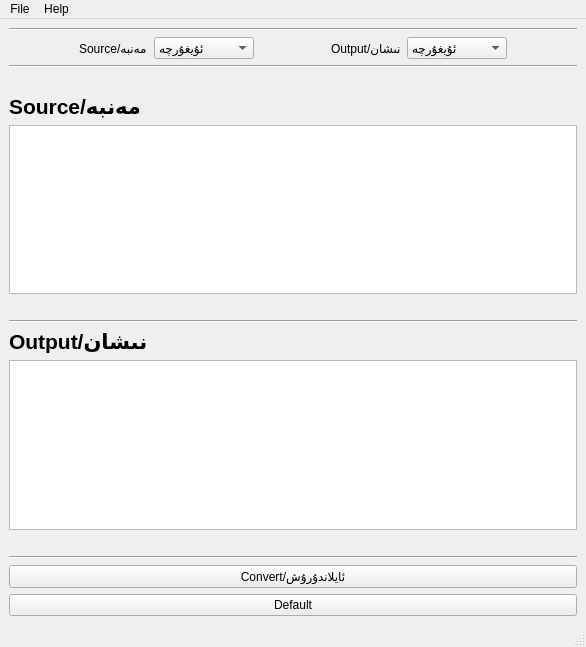
<?xml version="1.0" encoding="UTF-8"?>
<ui version="4.0">
 <class>MainWindow</class>
 <widget class="QMainWindow" name="MainWindow">
  <property name="geometry">
   <rect>
    <x>0</x>
    <y>0</y>
    <width>586</width>
    <height>647</height>
   </rect>
  </property>
  <property name="windowTitle">
   <string>Uyghur Multi-Script Convertor</string>
  </property>
  <widget class="QWidget" name="centralwidget">
   <layout class="QVBoxLayout" name="verticalLayout">
    <item>
     <widget class="Line" name="line_2">
      <property name="orientation">
       <enum>Qt::Horizontal</enum>
      </property>
     </widget>
    </item>
    <item>
     <layout class="QHBoxLayout" name="horizontalLayout_2">
      <item>
       <spacer name="horizontalSpacer_9">
        <property name="orientation">
         <enum>Qt::Horizontal</enum>
        </property>
        <property name="sizeHint" stdset="0">
         <size>
          <width>40</width>
          <height>20</height>
         </size>
        </property>
       </spacer>
      </item>
      <item>
       <widget class="QLabel" name="label_3">
        <property name="text">
         <string>Source/مەنبە</string>
        </property>
       </widget>
      </item>
      <item>
       <widget class="QComboBox" name="cb_src">
        <item>
         <property name="text">
          <string>ئۇيغۇرچە</string>
         </property>
        </item>
        <item>
         <property name="text">
          <string>Latin</string>
         </property>
        </item>
        <item>
         <property name="text">
          <string>Ortaq Türkçe</string>
         </property>
        </item>
       </widget>
      </item>
      <item>
       <spacer name="horizontalSpacer_11">
        <property name="orientation">
         <enum>Qt::Horizontal</enum>
        </property>
        <property name="sizeHint" stdset="0">
         <size>
          <width>40</width>
          <height>20</height>
         </size>
        </property>
       </spacer>
      </item>
      <item>
       <widget class="QLabel" name="label_4">
        <property name="text">
         <string>Output/نىشان</string>
        </property>
       </widget>
      </item>
      <item>
       <widget class="QComboBox" name="cb_opt">
        <item>
         <property name="text">
          <string>ئۇيغۇرچە</string>
         </property>
        </item>
        <item>
         <property name="text">
          <string>Latin</string>
         </property>
        </item>
        <item>
         <property name="text">
          <string>Ortaq Turkçe</string>
         </property>
        </item>
       </widget>
      </item>
      <item>
       <spacer name="horizontalSpacer_3">
        <property name="orientation">
         <enum>Qt::Horizontal</enum>
        </property>
        <property name="sizeHint" stdset="0">
         <size>
          <width>40</width>
          <height>20</height>
         </size>
        </property>
       </spacer>
      </item>
      <item>
       <layout class="QHBoxLayout" name="horizontalLayout_3"/>
      </item>
     </layout>
    </item>
    <item>
     <widget class="Line" name="line">
      <property name="orientation">
       <enum>Qt::Horizontal</enum>
      </property>
     </widget>
    </item>
    <item>
     <layout class="QHBoxLayout" name="horizontalLayout"/>
    </item>
    <item>
     <spacer name="horizontalSpacer_5">
      <property name="orientation">
       <enum>Qt::Horizontal</enum>
      </property>
      <property name="sizeHint" stdset="0">
       <size>
        <width>40</width>
        <height>20</height>
       </size>
      </property>
     </spacer>
    </item>
    <item>
     <widget class="QLabel" name="label">
      <property name="font">
       <font>
        <pointsize>16</pointsize>
        <weight>75</weight>
        <bold>true</bold>
       </font>
      </property>
      <property name="text">
       <string>Source/مەنبە</string>
      </property>
     </widget>
    </item>
    <item>
     <widget class="QTextEdit" name="te_src">
      <property name="html">
       <string>&lt;!DOCTYPE HTML PUBLIC &quot;-//W3C//DTD HTML 4.0//EN&quot; &quot;http://www.w3.org/TR/REC-html40/strict.dtd&quot;&gt;
&lt;html&gt;&lt;head&gt;&lt;meta name=&quot;qrichtext&quot; content=&quot;1&quot; /&gt;&lt;style type=&quot;text/css&quot;&gt;
p, li { white-space: pre-wrap; }
&lt;/style&gt;&lt;/head&gt;&lt;body style=&quot; font-family:'.SF NS Text'; font-size:13pt; font-weight:400; font-style:normal;&quot;&gt;
&lt;p align=&quot;right&quot; style=&quot;-qt-paragraph-type:empty; margin-top:0px; margin-bottom:0px; margin-left:0px; margin-right:0px; -qt-block-indent:0; text-indent:0px; font-family:'Ubuntu'; font-size:11pt;&quot;&gt;&lt;br /&gt;&lt;/p&gt;&lt;/body&gt;&lt;/html&gt;</string>
      </property>
     </widget>
    </item>
    <item>
     <spacer name="horizontalSpacer">
      <property name="orientation">
       <enum>Qt::Horizontal</enum>
      </property>
      <property name="sizeHint" stdset="0">
       <size>
        <width>40</width>
        <height>20</height>
       </size>
      </property>
     </spacer>
    </item>
    <item>
     <widget class="Line" name="line_3">
      <property name="orientation">
       <enum>Qt::Horizontal</enum>
      </property>
     </widget>
    </item>
    <item>
     <widget class="QLabel" name="label_2">
      <property name="font">
       <font>
        <pointsize>16</pointsize>
        <weight>75</weight>
        <bold>true</bold>
       </font>
      </property>
      <property name="text">
       <string>Output/نىشان</string>
      </property>
     </widget>
    </item>
    <item>
     <widget class="QTextEdit" name="te_opt">
      <property name="html">
       <string>&lt;!DOCTYPE HTML PUBLIC &quot;-//W3C//DTD HTML 4.0//EN&quot; &quot;http://www.w3.org/TR/REC-html40/strict.dtd&quot;&gt;
&lt;html&gt;&lt;head&gt;&lt;meta name=&quot;qrichtext&quot; content=&quot;1&quot; /&gt;&lt;style type=&quot;text/css&quot;&gt;
p, li { white-space: pre-wrap; }
&lt;/style&gt;&lt;/head&gt;&lt;body style=&quot; font-family:'.SF NS Text'; font-size:13pt; font-weight:400; font-style:normal;&quot;&gt;
&lt;p style=&quot;-qt-paragraph-type:empty; margin-top:0px; margin-bottom:0px; margin-left:0px; margin-right:0px; -qt-block-indent:0; text-indent:0px; font-family:'Ubuntu'; font-size:11pt;&quot;&gt;&lt;br /&gt;&lt;/p&gt;&lt;/body&gt;&lt;/html&gt;</string>
      </property>
     </widget>
    </item>
    <item>
     <spacer name="horizontalSpacer_2">
      <property name="orientation">
       <enum>Qt::Horizontal</enum>
      </property>
      <property name="sizeHint" stdset="0">
       <size>
        <width>40</width>
        <height>20</height>
       </size>
      </property>
     </spacer>
    </item>
    <item>
     <widget class="Line" name="line_4">
      <property name="orientation">
       <enum>Qt::Horizontal</enum>
      </property>
     </widget>
    </item>
    <item>
     <widget class="QPushButton" name="btnConvert">
      <property name="text">
       <string>Convert/ئايلاندۇرۇش</string>
      </property>
     </widget>
    </item>
    <item>
     <widget class="QPushButton" name="btnDefault">
      <property name="text">
       <string>Default</string>
      </property>
     </widget>
    </item>
   </layout>
  </widget>
  <widget class="QStatusBar" name="statusbar"/>
  <widget class="QMenuBar" name="menubar">
   <property name="geometry">
    <rect>
     <x>0</x>
     <y>0</y>
     <width>586</width>
     <height>22</height>
    </rect>
   </property>
   <widget class="QMenu" name="menuFile">
    <property name="title">
     <string>File</string>
    </property>
    <addaction name="actionInput_File"/>
    <addaction name="actionOutput_File"/>
    <addaction name="actionClose"/>
   </widget>
   <widget class="QMenu" name="menuHelp">
    <property name="title">
     <string>Help</string>
    </property>
   </widget>
   <addaction name="menuFile"/>
   <addaction name="menuHelp"/>
  </widget>
  <action name="actionInput_File">
   <property name="text">
    <string>Input File</string>
   </property>
  </action>
  <action name="actionOutput_File">
   <property name="text">
    <string>Output File</string>
   </property>
  </action>
  <action name="actionClose">
   <property name="text">
    <string>Close</string>
   </property>
  </action>
 </widget>
 <resources/>
 <connections/>
</ui>
